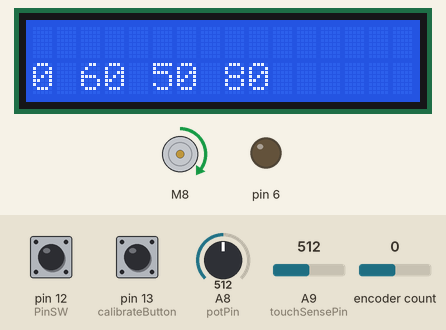
Bench run of a sketch on a simulated Arduino Mega 2560, built with avr-gcc and run on an emulated ATmega2560. Shown: 16×2 character LCD, DC motor (green arrow = forward, orange = backward, longer = faster), output pins drawn as LEDs (lit = HIGH). The inputs (shaded band) are chosen by the test bench; at power-on: A9 (touchSensePin) = 512, A8 (potPin) = 512, pin 13 (calibrateButton) HIGH, pin 12 (PinSW) HIGH, encoder count 0. What the sketch prints to the serial monitor is not drawn.

Above: at 1.4 s.
1.5 s: A9 (touchSensePin) set to 13
4.5 s: A9 (touchSensePin) set to 10
6.0 s: A8 (potPin) set to 490
At 7.5 s:
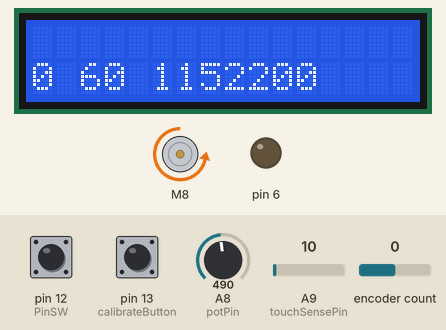
9.0 s: A8 (potPin) set to 716
At 10.0 s:
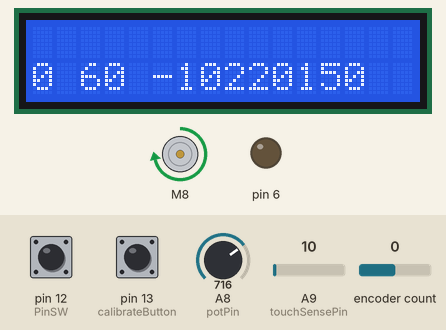
12.0 s: pin 13 (calibrateButton) pulled LOW for 0.15 s
At 12.27 s:
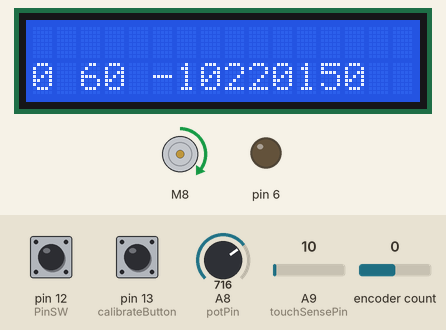
13.6 s: A9 (touchSensePin) set to 900
At 14.6 s:
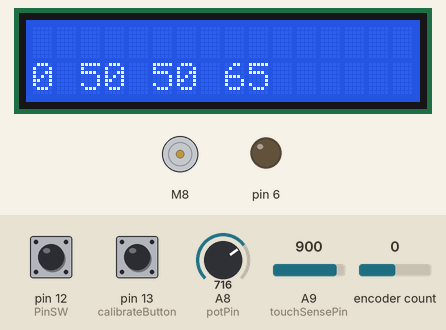
Timing chart, 0 to 16.6 s (numbered marks = the images above; inputs shaded):
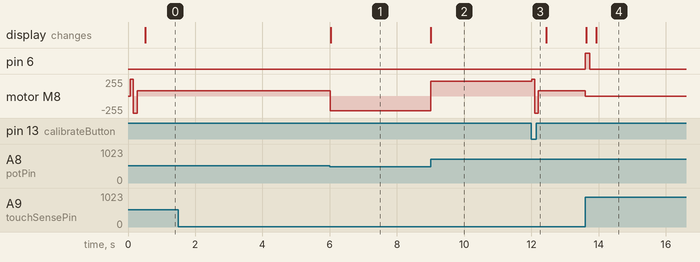

The sketch:

physical-volume-mixer.ino
```cpp
#include <LiquidCrystal.h>
#include <SparkFun_TB6612.h>
#include <Encoder.h>
#include <Button.h>
#include <singleLEDLibrary.h>

#define ENABLE 11
#define DIRA 8
#define DIRB 9
#define STBY 10

const int PinCLK = 2; // Generating interrupts using CLK signal
const int PinDT = 3;  // Reading DT signal
const int PinSW = 12; // Reading Push Button switch

const int servoPin = 15;

const int offsetA = 1;

String application;

Motor motor1(DIRA, DIRB, ENABLE, offsetA, STBY);
Encoder myEnc(PinCLK, PinDT);

sllib touchSenseLED(6);

int lastPotVal = 0;
const int potPin = 8;
const int touchSensePin = 9;
int count = 0;

long oldPosition = 0;

int lastTouchSenseReading = 512;

boolean touched = false;
const int touchTickDelay = 5;
int touchTick = 0;

int target = 60;
int targetTemp = target;

Button calibrateButton(13);

boolean muteButtonDown = false;

boolean goDown = false;

LiquidCrystal lcd(30, 31, 32, 33, 34, 35);

int potMax = 1023;
int potMin = 0;

void calibrate()
{
  motor1.drive(255, 100);
  potMax = analogRead(potPin) - 1;
  motor1.drive(-255, 100);
  potMin = analogRead(potPin) + 1;
}

void setup()
{
  // initialize serial communication:
  Serial.begin(9600);
  // initialize the LED pin as an output:
  pinMode(13, INPUT);
  pinMode(touchSensePin, INPUT);
  lcd.begin(16, 2);

  pinMode(ENABLE, OUTPUT);
  pinMode(DIRA, OUTPUT);
  pinMode(DIRB, OUTPUT);
  pinMode(STBY, OUTPUT);

  pinMode(PinCLK, INPUT);
  pinMode(PinDT, INPUT);
  pinMode(PinSW, INPUT);
  digitalWrite(PinSW, HIGH);

  calibrateButton.begin();

  calibrate();

  Serial.println("INIT");
}
int rotaryEncoderChange = 0;

void loop()
{
  boolean newMuteButtonDown = !digitalRead(PinSW);

  if (!newMuteButtonDown && muteButtonDown)
  {
    Serial.println("MUTE");
  }
  muteButtonDown = newMuteButtonDown;

  if (calibrateButton.pressed())
    calibrate();

  long newPosition = myEnc.read();
  if (newPosition != oldPosition)
  {
    rotaryEncoderChange += (newPosition - oldPosition);
    oldPosition = newPosition;
  }
  if (abs(rotaryEncoderChange) >= 4)
  {
    int direction = rotaryEncoderChange / abs(rotaryEncoderChange);
    // Positive is clockwise
    if (direction > 0)
    {
      Serial.println("CLICK+");
    }
    else
    {
      Serial.println("CLICK-");
    }
    rotaryEncoderChange = 0;
  }

  // see if there's incoming serial data:
  if (Serial.available() > 0)
  {
    String message = Serial.readStringUntil('#');
    if (message.startsWith("VOL:"))
    {
      target = message.substring(4).toInt();
    }
    if (message.startsWith("APP:"))
    {
      application = message.substring(4);
    }
  }
  int digitalVal = digitalRead(13);

  lcd.setCursor(0, 0);
  lcd.print("                ");
  lcd.setCursor(0, 0);
  lcd.print(application);
  int potReading = map(analogRead(potPin), potMin, potMax, 0, 100);

  int touchSenseReading = analogRead(touchSensePin);

  int diff = abs(touchSenseReading - lastTouchSenseReading);

  if (touched)
  {
    touchTick--;
  }
  if (diff > 500)
  {
    // When a touch is detected, the effect should linger
    touched = true;
    touchTick = 20;
    touchSenseLED.setOnSingle();
  }
  if (touchTick == 0)
  {
    touched = false;
    touchSenseLED.setOffSingle();
  }
  lastTouchSenseReading = touchSenseReading;

  lcd.setCursor(0, 1);
  lcd.print("                ");
  lcd.setCursor(0, 1);
  lcd.print(touched);
  lcd.setCursor(2, 1);
  lcd.print(target);
  lcd.setCursor(5, 1);
  lcd.print(potReading);

  lcd.setCursor(8, 1);
  lcd.print(potReading);

  if (touched)
  {
    motor1.brake();
    if (abs(lastPotVal - potReading) >= 2 || (lastPotVal != potReading && (potReading == 100 || potReading == 0)))
    {
      if (potReading >= 0 && potReading <= 100) {
        Serial.println(potReading);
      }
      target = potReading;
      lastPotVal = potReading;
    }
  }
  else
  {
    int minVal = 65;
    int maxSpeed = 220;

    int distance = abs(potReading - target);
    int speed = map(distance, 0, 100, minVal, maxSpeed);
    if (speed > 120)
    {
      speed = maxSpeed;
    }

    lcd.setCursor(8, 1);
    lcd.print(speed);

    if ((distance <= 2 && !(target == 0 || target == 100)) || distance == 0)
    {
      motor1.brake();
    }
    else if (potReading < target)
    {
      motor1.drive(speed);
    }
    else if (potReading > target)
    {
      motor1.drive(speed * -1);
    }
  }
}
```

Measured:
- after the input at 1.5 s, every drawn part: stays the same
- after the input at 4.5 s, every drawn part: stays the same
- after the input at 6.0 s, motor M8: forward 80/255 → backward 220/255 at once; the display: changes at once (image 1)
- after the input at 9.0 s, motor M8: backward 220/255 → forward 220/255 at once; the display: changes at once (image 2)
- after the input at 12.0 s, motor M8: forward 220/255 → forward 255/255 at once, → backward 255/255 0.10 s later, → forward 80/255 0.11 s later
- after the input at 13.6 s, pin 6: LOW → HIGH at once, → LOW 0.14 s later; motor M8: forward 80/255 → stopped at once; the display: first changes at once (image 4 shows a later state)
